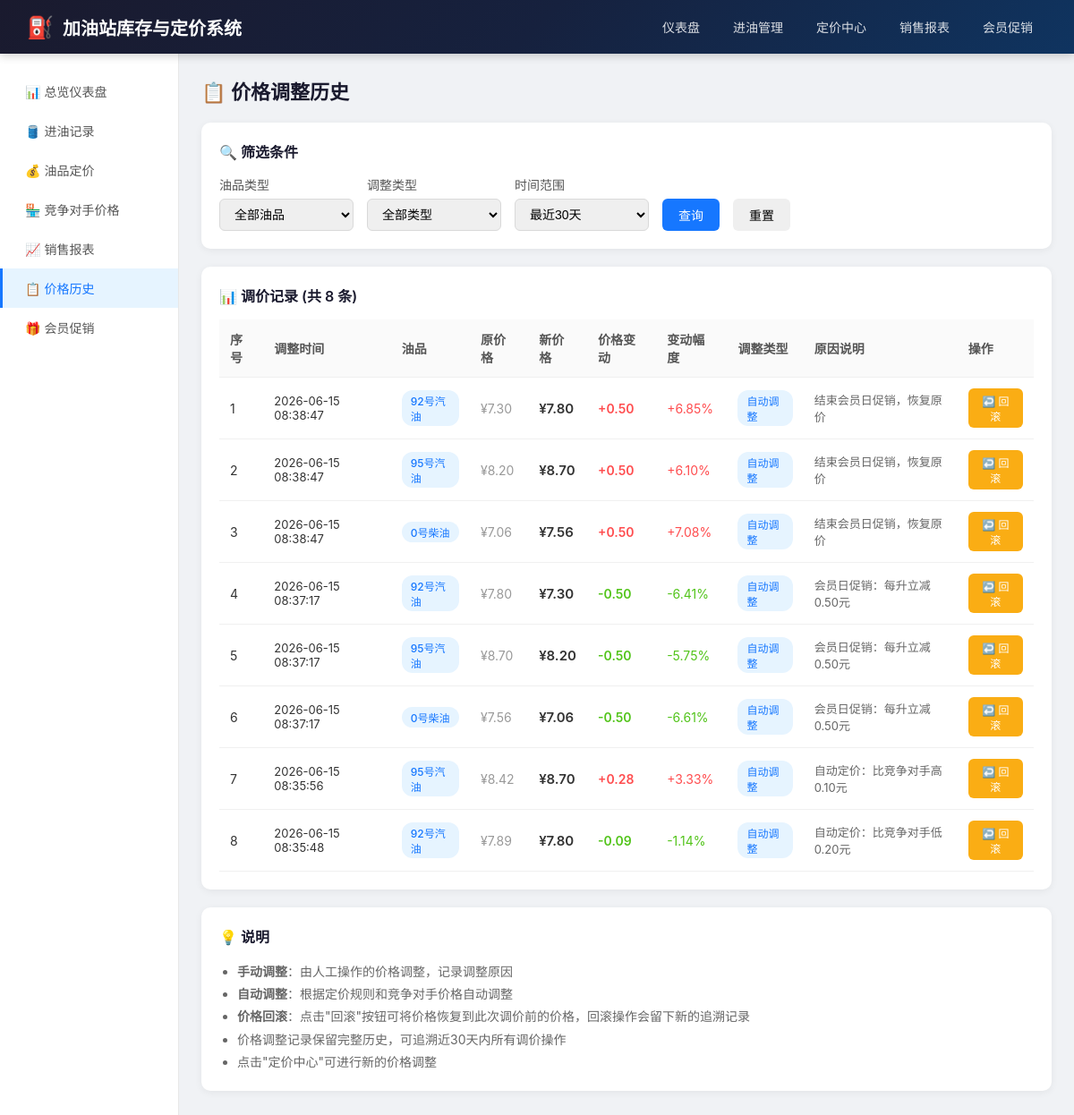
Page /price/history on the earlier database version.
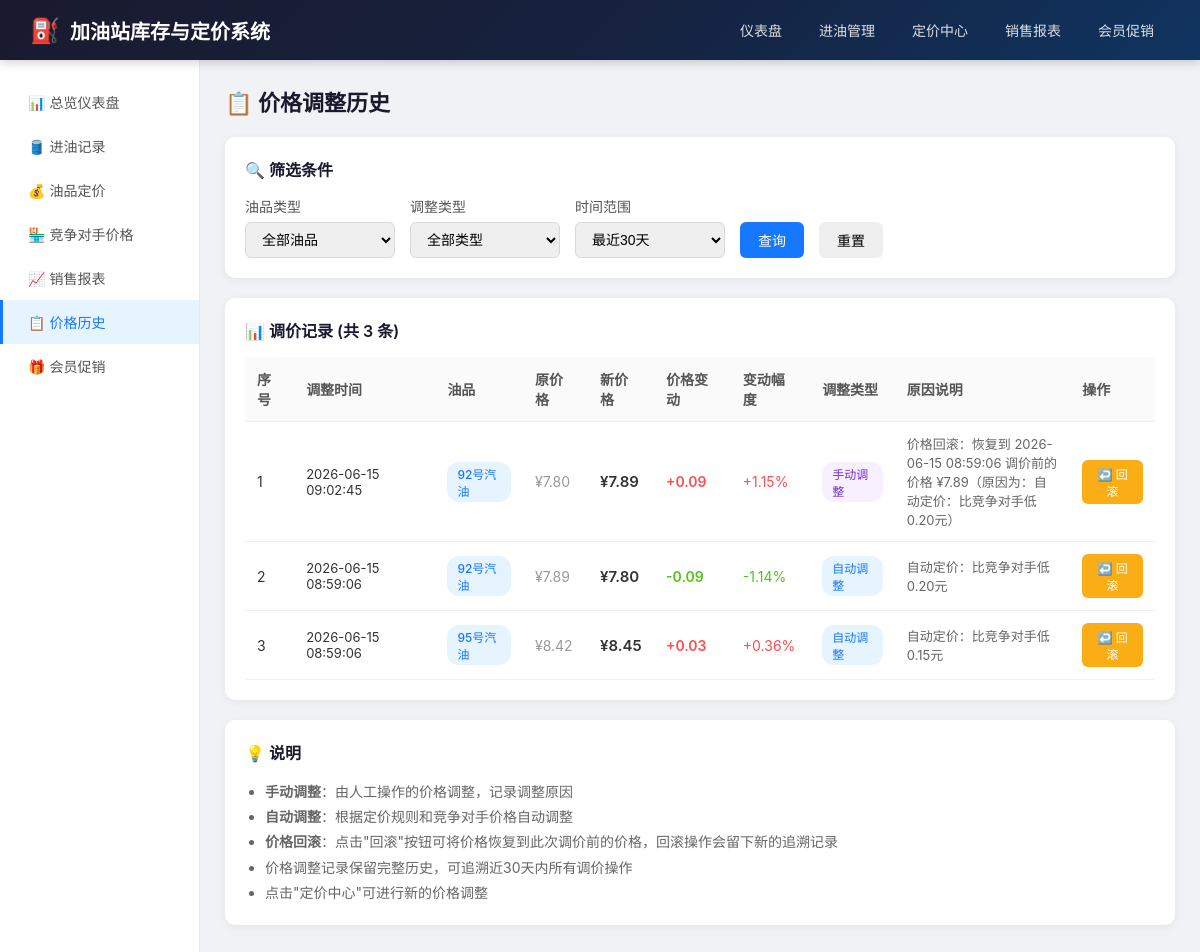
Same page on the later database version.
### models.py (models this page shows, shortened)
class PriceHistory(db.Model):
    __tablename__ = 'price_histories'
    id = db.Column(db.Integer, primary_key=True)
    fuel_id = db.Column(db.Integer, db.ForeignKey('fuels.id'), nullable=False)
    old_price = db.Column(db.Float, nullable=False)
    new_price = db.Column(db.Float, nullable=False)
    change_time = db.Column(db.DateTime, nullable=False)
    change_type = db.Column(db.String(20), nullable=False)
    reason = db.Column(db.String(200))
    created_at = db.Column(db.DateTime, default=datetime.now)

class Fuel(db.Model):
    __tablename__ = 'fuels'
    id = db.Column(db.Integer, primary_key=True)
    code = db.Column(db.String(20), unique=True, nullable=False)
    name = db.Column(db.String(50), nullable=False)
    tank_capacity = db.Column(db.Float, default=50000)
    current_price = db.Column(db.Float, nullable=False)
    price_update_time = db.Column(db.DateTime, default=datetime.now)
    created_at = db.Column(db.DateTime, default=datetime.now)
    intake_records = db.relationship('IntakeRecord', backref='fuel', lazy='dynamic')
    sales_records = db.relationship('SalesRecord', backref='fuel', lazy='dynamic')
    price_histories = db.relationship('PriceHistory', backref='fuel', lazy='dynamic')
    competitor_prices = db.relationship('CompetitorPrice', backref='fuel', lazy='dynamic')
    member_promotions = db.relationship('MemberPromotion', backref='fuel', lazy='dynamic')

### app.py (the view)
@app.route('/price/history')
def price_history():
    days = int(request.args.get('days', 30))
    fuel_id = request.args.get('fuel_id', type=int)
    change_type = request.args.get('change_type', '')
    query = PriceHistory.query
    if fuel_id:
        query = query.filter_by(fuel_id=fuel_id)
    if change_type:
        query = query.filter_by(change_type=change_type)
    price_histories = query.order_by(PriceHistory.change_time.desc())\
        .filter(PriceHistory.change_time >= datetime.now() - timedelta(days=days)).all()
    fuels = Fuel.query.all()
    return render_template('price_history.html',
                         price_histories=price_histories,
                         fuels=fuels,
                         selected_fuel=fuel_id,
                         selected_type=change_type,
                         days=days)

### templates/price_history.html (shortened to what this page needs)
{% extends 'base.html' %}
{% block content %}
<h2 class="page-title">📋 价格调整历史</h2>
<div class="card">
    <div class="card-title">🔍 筛选条件</div>
    <form method="GET" style="display: flex; gap: 15px; align-items: flex-end; flex-wrap: wrap;">
        <div class="form-group" style="margin-bottom: 0; min-width: 150px;">
            <label>油品类型</label>
            <select name="fuel_id">
                <option value="">全部油品</option>
            </select>
        </div>
        <div class="form-group" style="margin-bottom: 0; min-width: 150px;">
            <label>调整类型</label>
            <select name="change_type">
                <option value="">全部类型</option>
            </select>
        </div>
        <div class="form-group" style="margin-bottom: 0; min-width: 150px;">
            <label>时间范围</label>
            <select name="days">
                <option value="30" {% if days == 30 %}selected{% endif %}>最近30天</option>
            </select>
        </div>
        <button type="submit" class="btn btn-primary">查询</button>
        <button type="button" class="btn" onclick="resetFilters()">重置</button>
    </form>
</div>
<div class="card">
    <div class="card-title">
        <span>📊 调价记录 (共 {{ price_histories|length }} 条)</span>
    </div>
    {% if price_histories %}
    <table>
        <thead>
            <tr>
                <th>序号</th>
                <th>调整时间</th>
                <th>油品</th>
                <th>原价格</th>
                <th>新价格</th>
                <th>价格变动</th>
                <th>变动幅度</th>
                <th>调整类型</th>
                <th>原因说明</th>
                <th>操作</th>
            </tr>
        </thead>
        <tbody>
            {% for ph in price_histories %}
            {% set change = ph.new_price - ph.old_price %}
            {% set change_pct = (change / ph.old_price * 100) if ph.old_price else 0 %}
            <tr id="row-{{ ph.id }}">
                <td>{{ loop.index }}</td>
                <td style="font-size: 13px;">{{ ph.change_time.strftime('%Y-%m-%d %H:%M:%S') }}</td>
                <td><span class="tag tag-blue">{{ ph.fuel.name }}</span></td>
                <td style="color: #999;">¥{{ '%.2f'|format(ph.old_price) }}</td>
                <td style="font-weight: 600; font-size: 15px;">¥{{ '%.2f'|format(ph.new_price) }}</td>
                <td style="color: {% if change > 0 %}#ff4d4f{% elif change < 0 %}#52c41a{% else %}#999{% endif %}; font-weight: 600;">
                    {% if change > 0 %}+{% endif %}{{ '%.2f'|format(change) }}
                </td>
                <td style="color: {% if change > 0 %}#ff4d4f{% elif change < 0 %}#52c41a{% else %}#999{% endif %};">
                    {% if change > 0 %}+{% endif %}{{ '%.2f'|format(change_pct) }}%
                </td>
                <td>
                    <span class="tag {% if ph.change_type == 'auto' %}tag-blue{% else %}tag-purple{% endif %}">
                        {{ '自动调整' if ph.change_type == 'auto' else '手动调整' }}
                    </span>
                </td>
                <td style="font-size: 13px; color: #666; max-width: 200px;">{{ ph.reason or '-' }}</td>
                <td>
                    <button onclick="rollbackPrice({{ ph.id }}, '{{ ph.fuel.name }}', {{ ph.old_price }})"
                            class="btn btn-sm btn-warning"
                            title="回滚到此次调价前的价格 ¥{{ '%.2f'|format(ph.old_price) }}">
                        ↩️ 回滚
                    </button>
                </td>
            </tr>
            {% endfor %}
        </tbody>
    </table>
    {% else %}
    <p style="color: #999; text-align: center; padding: 40px;">暂无价格调整记录</p>
    {% endif %}
</div>
<div class="card">
    <div class="card-title">💡 说明</div>
    <ul style="line-height: 1.8; color: #666; font-size: 14px; margin-left: 20px;">
        <li><strong>手动调整</strong>：由人工操作的价格调整，记录调整原因</li>
        <li><strong>自动调整</strong>：根据定价规则和竞争对手价格自动调整</li>
        <li><strong>价格回滚</strong>：点击"回滚"按钮可将价格恢复到此次调价前的价格，回滚操作会留下新的追溯记录</li>
        <li>价格调整记录保留完整历史，可追溯近30天内所有调价操作</li>
        <li>点击"定价中心"可进行新的价格调整</li>
    </ul>
</div>
{% endblock %}

### templates/base.html (shortened to what this page needs)
<!DOCTYPE html>
<html lang="zh-CN">
<head>
</head>
<body>
    <div class="header">
        <h1>加油站库存与定价系统</h1>
        <nav class="nav">
            <a href="{{ url_for('dashboard') }}" class="{% if request.endpoint == 'dashboard' %}active{% endif %}">仪表盘</a>
            <a href="{{ url_for('intake') }}" class="{% if request.endpoint == 'intake' %}active{% endif %}">进油管理</a>
            <a href="{{ url_for('pricing') }}" class="{% if request.endpoint == 'pricing' or request.endpoint == 'pricing_rules' %}active{% endif %}">定价中心</a>
            <a href="{{ url_for('sales_report') }}" class="{% if request.endpoint == 'sales_report' %}active{% endif %}">销售报表</a>
            <a href="{{ url_for('member_promotion') }}" class="{% if request.endpoint == 'member_promotion' %}active{% endif %}">会员促销</a>
        </nav>
    </div>
    <div class="sidebar">
        <a href="{{ url_for('dashboard') }}" class="{% if request.endpoint == 'dashboard' %}active{% endif %}">📊 总览仪表盘</a>
        <a href="{{ url_for('intake') }}" class="{% if request.endpoint == 'intake' %}active{% endif %}">🛢️ 进油记录</a>
        <a href="{{ url_for('pricing') }}" class="{% if request.endpoint == 'pricing' or request.endpoint == 'pricing_rules' %}active{% endif %}">💰 油品定价</a>
        <a href="{{ url_for('competitor') }}" class="{% if request.endpoint == 'competitor' %}active{% endif %}">🏪 竞争对手价格</a>
        <a href="{{ url_for('sales_report') }}" class="{% if request.endpoint == 'sales_report' %}active{% endif %}">📈 销售报表</a>
        <a href="{{ url_for('price_history') }}" class="{% if request.endpoint == 'price_history' %}active{% endif %}">📋 价格历史</a>
        <a href="{{ url_for('member_promotion') }}" class="{% if request.endpoint == 'member_promotion' %}active{% endif %}">🎁 会员促销</a>
    </div>
    <div class="main">
        {% block content %}{% endblock %}
    </div>
</body>
</html>

### templates/base.html (style rules this page uses)
* { margin: 0; padding: 0; box-sizing: border-box; }
body { font-family: -apple-system, BlinkMacSystemFont, 'Segoe UI', Roboto, 'Helvetica Neue', Arial, sans-serif; background: #f0f2f5; color: #333; }
.header { background: linear-gradient(135deg, #1a1a2e 0%, #16213e 50%, #0f3460 100%); color: white; padding: 0 30px; height: 60px; display: flex; align-items: center; justify-content: space-between; box-shadow: 0 2px 10px rgba(0,0,0,0.2); position: fixed; top: 0; left: 0; right: 0; z-index: 100; }
.header h1 { font-size: 20px; font-weight: 600; display: flex; align-items: center; gap: 10px; }
.header h1::before { content: '⛽'; font-size: 24px; }
.nav { display: flex; gap: 5px; }
.nav a { color: rgba(255,255,255,0.85); text-decoration: none; padding: 8px 16px; border-radius: 6px; font-size: 14px; transition: all 0.2s; }
.sidebar { position: fixed; left: 0; top: 60px; bottom: 0; width: 200px; background: white; border-right: 1px solid #e8e8e8; padding: 20px 0; }
.sidebar a { display: block; padding: 12px 25px; color: #555; text-decoration: none; font-size: 14px; border-left: 3px solid transparent; transition: all 0.2s; }
.sidebar a.active { background: #e6f4ff; color: #1677ff; border-left-color: #1677ff; }
.main { margin-left: 200px; margin-top: 60px; padding: 25px; min-height: calc(100vh - 60px); }
.page-title { font-size: 22px; font-weight: 600; margin-bottom: 20px; color: #1a1a2e; }
.card { background: white; border-radius: 10px; padding: 20px; box-shadow: 0 2px 8px rgba(0,0,0,0.06); margin-bottom: 20px; }
.card-title { font-size: 16px; font-weight: 600; margin-bottom: 15px; color: #1a1a2e; display: flex; align-items: center; justify-content: space-between; }
.btn { display: inline-block; padding: 8px 18px; border: none; border-radius: 6px; cursor: pointer; font-size: 14px; text-decoration: none; transition: all 0.2s; }
.btn-primary { background: #1677ff; color: white; }
.btn-warning { background: #faad14; color: white; }
.btn-sm { padding: 5px 12px; font-size: 12px; }
table { width: 100%; border-collapse: collapse; }
th, td { padding: 12px; text-align: left; border-bottom: 1px solid #f0f0f0; font-size: 14px; }
th { background: #fafafa; font-weight: 600; color: #555; }
.form-group { margin-bottom: 15px; }
.form-group label { display: block; margin-bottom: 6px; font-weight: 500; color: #555; font-size: 14px; }
.form-group input, .form-group select, .form-group textarea { width: 100%; padding: 8px 12px; border: 1px solid #d9d9d9; border-radius: 6px; font-size: 14px; transition: border-color 0.2s; }
.tag { display: inline-block; padding: 3px 10px; border-radius: 12px; font-size: 12px; font-weight: 500; }
.tag-blue { background: #e6f4ff; color: #1677ff; }
.tag-purple { background: #f9f0ff; color: #722ed1; }

Differences in the rows shown:
removed PriceHistory: change_time "2026-06-15 08:38:47", fuel.name "92号汽油", old_price "7.30", new_price "7.80", change "0.50", change_pct "6.85", change_type "自动调整", reason "结束会员日促销，恢复原价"
removed PriceHistory: change_time "2026-06-15 08:38:47", fuel.name "95号汽油", old_price "8.20", new_price "8.70", change "0.50", change_pct "6.10", change_type "自动调整", reason "结束会员日促销，恢复原价"
removed PriceHistory: change_time "2026-06-15 08:38:47", fuel.name "0号柴油", old_price "7.06", new_price "7.56", change "0.50", change_pct "7.08", change_type "自动调整", reason "结束会员日促销，恢复原价"
removed PriceHistory: change_time "2026-06-15 08:37:17", fuel.name "95号汽油", old_price "8.70", new_price "8.20", change "-0.50", change_pct "-5.75", change_type "自动调整", reason "会员日促销：每升立减0.50元"
removed PriceHistory: change_time "2026-06-15 08:37:17", fuel.name "0号柴油", old_price "7.56", new_price "7.06", change "-0.50", change_pct "-6.61", change_type "自动调整", reason "会员日促销：每升立减0.50元"
changed PriceHistory: change_time "2026-06-15 08:37:17" → "2026-06-15 09:02:45"; new_price "7.30" → "7.89"; change "-0.50" → "0.09"; change_pct "-6.41" → "1.15"; change_type "自动调整" → "手动调整"; reason "会员日促销：每升立减0.50元" → "价格回滚：恢复到 2026-06-15 08:59:06 调价前的价格 ¥7.89（原因为：自动定价：比竞争对手低0.20元）"; now shows "+ +"
changed PriceHistory "自动定价：比竞争对手低0.20元": change_time "2026-06-15 08:35:48" → "2026-06-15 08:59:06"; moves up the list
changed PriceHistory "95号汽油": change_time "2026-06-15 08:35:56" → "2026-06-15 08:59:06"; new_price "8.70" → "8.45"; change "0.28" → "0.03"; change_pct "3.33" → "0.36"; reason "自动定价：比竞争对手高0.10元" → "自动定价：比竞争对手低0.15元"
Other differences:
{{ price_histories|length }}: "8" → "3"
